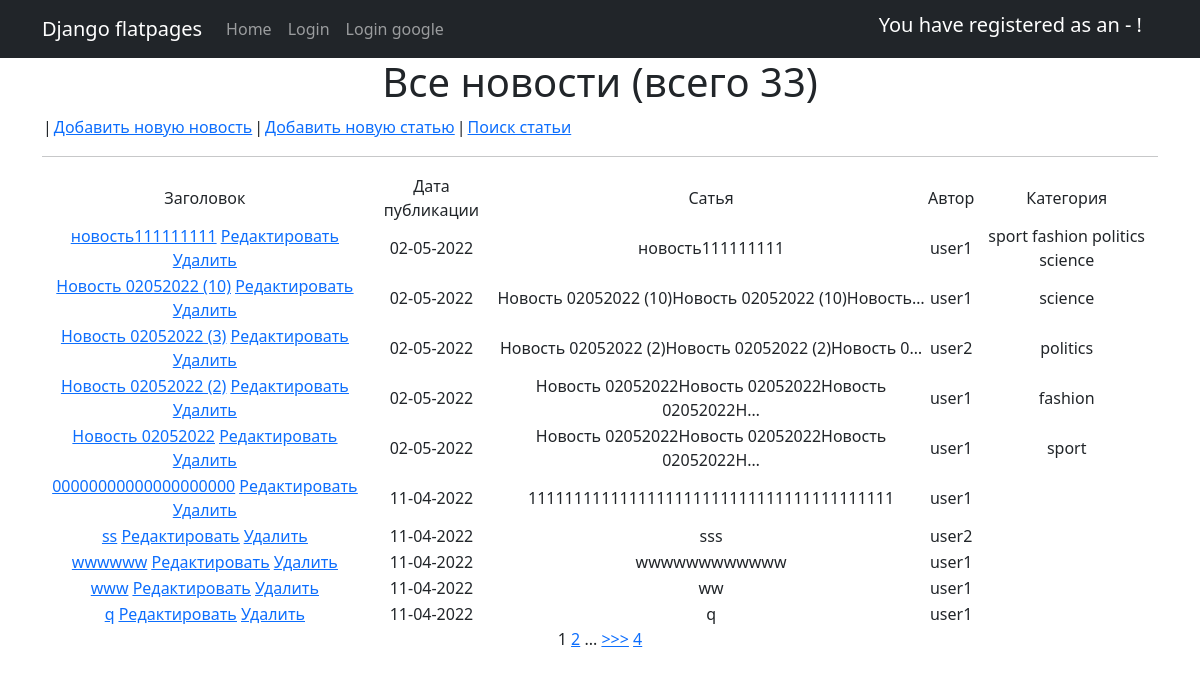
Page /news/ on the committed database.
### News_Portal/models.py (models this page shows, shortened)
class Post(models.Model):
    title = models.CharField(max_length=255)
    text = models.TextField()
    rating = models.SmallIntegerField(default=0)
    NEWS = 'NW'
    ARTICLE = 'AR'
    CAT_CHOICES = (
        (NEWS, 'Новость'),
        (ARTICLE, 'Статья'),
    )
    type = models.CharField(max_length=2, choices=CAT_CHOICES, default=ARTICLE)
    date = models.DateTimeField(auto_now_add=True)
    author = models.ForeignKey(Author, on_delete=models.CASCADE)
    category = models.ManyToManyField(Category, through='PostCategory')

class Author(models.Model):
    user = models.OneToOneField(User, on_delete=models.CASCADE)
    rating = models.SmallIntegerField(default=0)

class Category(models.Model):
    name = models.CharField(max_length=255, unique=True)
    subscribers = models.ForeignKey(User, on_delete=models.CASCADE, default='', null=True)
    def __str__(self):
        return f'{self.name}'

### News_Portal/views.py (the view)
# urls.py: path('', PostList.as_view()),
class PostList(ListView):#(PermissionRequiredMixin, ListView):
    model = Post  # указываем модель, объекты которой мы будем выводить
    template_name = 'news.html'  # указываем имя шаблона, в котором будет лежать HTML, в котором будут все инструкции о том, как именно пользователю должны вывестись наши объекты
    context_object_name = 'news'
    paginate_by = 10  # поставим постраничный вывод в 10 элементов
    ordering = ['-id']
    def get_context_data(self, **kwargs):
        context = super().get_context_data(**kwargs)
        context['filter'] = PostSearch(self.request.GET, queryset=self.get_queryset())  # вписываем наш фильтр в контекст
        context['count'] = Post.objects.all().count() #добавили поле для общего колличества страниц
        return context

### News_Portal/templatetags/custom_tags.py (called while the page is built)
@register.simple_tag(takes_context=True) #сообщаеv Django, что для работы тега требуется передать контекст
def url_replace(context, **kwargs):
   d = context['request'].GET.copy() #скопировать все параметры текущего запроса
   for k, v in kwargs.items():
       d[k] = v #по указанным полям устанавливаем новые значения
   return d.urlencode()

### templates/news.html (shortened to what this page needs)
{% extends 'flatpages/default.html' %}
{% load custom_tags %}
{% block content %}
    <h1>Все новости (всего {{ count }})</h1>
    <table>
        <td>|</td>
        <td><a href="{% url 'news_create' %}">Добавить новую новость</a><br></td>
        <td>|</td>
        <td><a href="{% url 'articles_create' %}">Добавить новую статью</a><br></td>
        <td>|</td>
        <td><a href="{% url 'news_search' %}">Поиск статьи</a><br></td>
    </table>
    <hr>
    {% if news %}
        <table>
            <tr>
                <td>
                    Заголовок
                </td>
                <td>
                    Дата публикации
                </td>
                <td>
                    Сатья
                </td>
                <td>
                    Автор
                </td>
                <td>
                    Категория
                </td>
            </tr>
            {% for new in news %}
                <tr>
                    <td>
                        {% if new.type == 'NEWS' %}
                            <a href="{% url 'news' new.id %}">{{ new.title }}</a>
                            <a href="{% url 'news_update' new.id %}"><u>Редактировать</u></a>
                            <a href="{% url 'news_delete' new.id %}"><u> Удалить </u></a>
                        {% else %}
                            <a href="{% url 'news' new.id %}">{{ new.title }}</a>
                            <a href="{% url 'articles_update' new.id %}"><u>Редактировать</u></a>
                            <a href="{% url 'articles_delete' new.id %}"><u> Удалить </u></a>
                        {% endif %}
                    </td>
                    <td>
                        {{ new.date|date:'d-m-Y' }}
                    </td>
                    <td>
                        {{ new.text|truncatechars:50 }}
                    </td>
                    <td>
                        {{ new.author.user }}
                    </td>
                    <td>
                        {% for category in new.category.all %}
                            {{ category }}
                        {% endfor %}
                    </td>
                </tr>
            {% endfor %}
        </table>
    {% else %}
        <h2>НОВОСТЕЙ НЕТ!</h2>
    {% endif %}
    {% if is_paginated %}
        {{ page_obj.number }}
        {% if page_obj.has_next %}
            <a href="?{% url_replace page=page_obj.next_page_number %}">{{ page_obj.next_page_number }}</a>
            {% if paginator.num_pages != page_obj.next_page_number %}
                ...
                <a href="?{% url_replace page=page_obj.next_page_number %}">>>></a>
                <a href="?{% url_replace page=page_obj.paginator.num_pages %}">{{ page_obj.paginator.num_pages }}</a>
            {% endif %}
        {% endif %}
    {% endif %}
{% endblock content %}

### templates/flatpages/default.html (shortened to what this page needs)
<!DOCTYPE html>
<html lang="en">
    <head>
         {% load static %}
        <link href="{% static 'css/styles.css' %}" rel="stylesheet" />
    </head>
    <body>
        <nav class="navbar navbar-expand-lg navbar-dark bg-dark static-top">
           <div class="container">
               <a class="navbar-brand" href="#">Django flatpages</a>
               <div class="collapse navbar-collapse" id="navbarResponsive">
                   <ul class="navbar-nav ml-auto">
                       <li class="nav-item active">
                           <a class="nav-link" href="/news/">Home</a>
                       </li>
                       <li class="nav-item active">
                           <a class="nav-link" href="/sign/login">Login</a>
                       </li>
                       <li class="nav-item active">
                           <a class="nav-link" href="/accounts/login">Login google</a>
                       </li>
                   </ul>
               </div>
               {% load account %}
                <h1 class="navbar-brand">You have registered as an - {{ user.username }}!</h1>
           </div>
        </nav>
        <div class="container">
           <div class="row">
               <div class="col-lg-12 text-center">
                   {% block content %}{% endblock content %}
               </div>
           </div>
        </div>
    </body>
</html>

### rows in the picture
Post: title "новость111111111", date "02-05-2022", text "новость111111111", author.user "user1"
Category: name "sport"
Category: name "fashion"
Category: name "politics"
Category: name "science"
Post: title "Новость 02052022 (10)", date "02-05-2022", text "Новость 02052022 (10)Новость 02052022 (10)Новость…", author.user "user1"
Post: title "Новость 02052022 (3)", date "02-05-2022", text "Новость 02052022 (2)Новость 02052022 (2)Новость 0…", author.user "user2"
Post: title "Новость 02052022 (2)", date "02-05-2022", text "Новость 02052022Новость 02052022Новость 02052022Н…", author.user "user1"
Post: title "Новость 02052022", date "02-05-2022", text "Новость 02052022Новость 02052022Новость 02052022Н…", author.user "user1"
Post: title "00000000000000000000", date "11-04-2022", text "1111111111111111111111111111111111111111", author.user "user1"
Post: title "ss", date "11-04-2022", text "sss", author.user "user2"
Post: title "wwwwww", date "11-04-2022", text "wwwwwwwwwwww", author.user "user1"
Post: title "www", date "11-04-2022", text "ww", author.user "user1"
Post: title "q", date "11-04-2022", text "q", author.user "user1"

### other values in the picture
{{ count }} "33"
{{ page_obj.number }} "1"
{{ page_obj.next_page_number }} "2"
{{ page_obj.paginator.num_pages }} "4"
